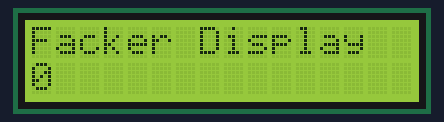
Recording of a sketch running on a simulated Arduino Uno, built with avr-gcc and run on an emulated ATmega328P. Shown: 16×2 character LCD.

Above: at 0.1 s.
At 4.1 s:
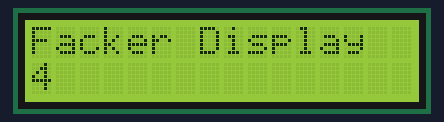
At 9.1 s:
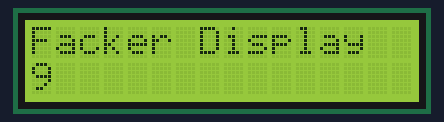
At 19.1 s:
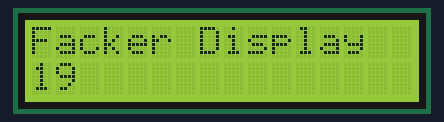
At 28.1 s:
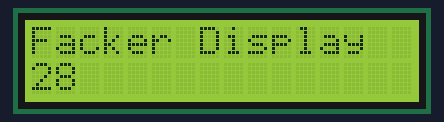
At 38.1 s:
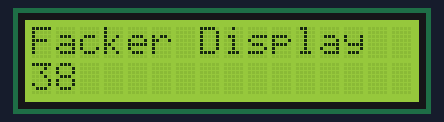

The sketch:

Lab3.ino
```cpp
#include <LiquidCrystal.h>

int time = 0;

LiquidCrystal lcd(59, 58, 57, 56, 55, 54);

void setup()
{
  lcd.begin(16, 2);
  lcd.print("Facker Display");
}

void loop()
{
  lcd.setCursor(0,1);
  lcd.print(time);
  delay(1000);
  time++;
}
```

Measured:
- what the display in image 1 shows lasts 1.0 s, from 4.1 s to 5.1 s
